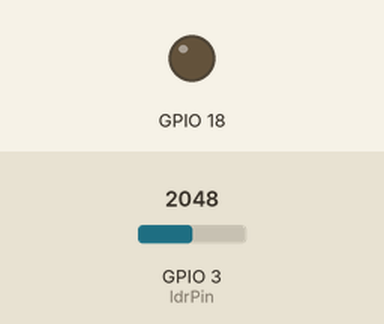
Recording of a program running on a simulated ESP32-C3. On the bench: output pins drawn as LEDs (lit = HIGH). Inputs (shaded band) come from the test bench; at power-on: GPIO 3 (ldrPin) = 2048. WiFi joins after 1.5 s; servers stay silent unless stated; no MQTT or app messages arrive unless stated; what the program prints to the serial monitor is not drawn.

Above: at 2.7 s.
2.8 s: GPIO 3 (ldrPin) set to 1259
4.3 s: GPIO 3 (ldrPin) set to 1155
At 5.1 s:
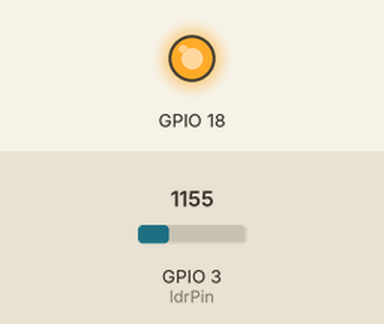
8.8 s: GPIO 3 (ldrPin) set to 2882
10.3 s: GPIO 3 (ldrPin) set to 2971
At 10.8 s:
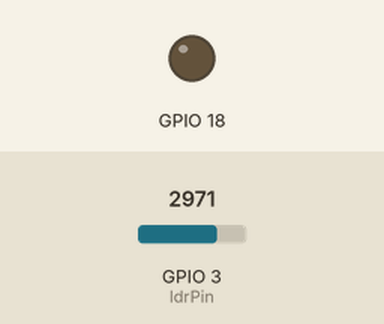
Timing chart, 0 to 12.8 s (numbered marks = the images above; inputs shaded):
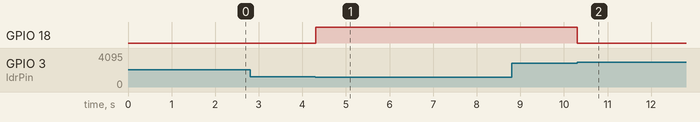

Measured:
- the behaviour switches between 1229 and 1228 on GPIO 3 (ldrPin) (found by bisection; images 0 and 1)
- the behaviour switches between 2907 and 2908 on GPIO 3 (ldrPin) (found by bisection; images 1 and 2)
- after the input at 2.8 s, every drawn part: stays the same
- after the input at 4.3 s, GPIO 18: LOW → HIGH at once
- after the input at 8.8 s, every drawn part: stays the same
- after the input at 10.3 s, GPIO 18: HIGH → LOW at once

The program:

main.cpp
```cpp
#include <Arduino.h>
#include <WiFi.h>
#include <PubSubClient.h>

#define ldrPin 3

const String ssid = "AliMaher";
const String password = "nore1939";
const char *brokerAddress = "mqtt.myselfgram.com";
bool isAutoMode = true;

WiFiClient espClient;
PubSubClient client(espClient);

// declare functions
int getLDRValue();

void setupInternetConnection()
{
  WiFi.begin(ssid, password);
  while (WiFi.status() != WL_CONNECTED)
  {
    delay(500);
    Serial.print(".");
  }
  Serial.println("Connected to WiFi!");
  Serial.println("IP address : " + WiFi.localIP().toString());
}

void setupMQTTConnection()
{
  static unsigned long previousTime = 0;

  unsigned long currentTime = millis();
  if (currentTime - previousTime > 1000)
  {
    previousTime = currentTime;
    Serial.println("Connecting to MQTT Broker...");
    if (client.connect("ESP32ClientAliMatin1"))
    {
      Serial.println("Connected to MQTT Broker!");
      client.subscribe("esp32/microProject/AliMatin/gate");       // topic
      client.subscribe("esp32/microProject/AliMatin/automation"); // topic
      return;
    }
    else
    {
      Serial.println("Connection to MQTT Broker failed...");
      Serial.println(client.state());
      Serial.println("Retrying in 1 second...");
    }
  }
}

void publishMessage(String topic, String message)
{
  char topicCharArray[60];
  char messageCharArray[120];
  topic.toCharArray(topicCharArray, 60);
  message.toCharArray(messageCharArray, 120);
  client.publish(topicCharArray, messageCharArray);
}

void callback(char *topic, byte *payload, unsigned int length)
{
  Serial.print("Message arrived in topic: ");
  Serial.println(topic);
  Serial.print("Message:");
  payload[length] = 0;
  String messageStr = String((char *)payload);

  if (String(topic).equals("esp32/microProject/AliMatin/gate"))
  {
    Serial.println(messageStr);
    if (!isAutoMode)
    {

      if (messageStr.equals("open"))
      {
        digitalWrite(18, HIGH);
        // publishMessage("esp32/microProject/AliMatin/gate", "Gate is opening...");
      }
      else if (messageStr.equals("close"))
      {
        digitalWrite(18, LOW);
        // publishMessage("esp32/microProject/AliMatin/gate", "Gate is closing...");
      }
      // else
      // {
      //   Serial.println("Unknown message!");
      //   // publishMessage("esp32/microProject/AliMatin/gate", "Unknown message!");
      // }
    }
  }

  if (String(topic).equals("esp32/microProject/AliMatin/automation"))
  {
    if (messageStr.equals("auto"))
    {
      isAutoMode = true;
      Serial.println("auto");
    }
    else if (messageStr.equals("manual"))
    {
      Serial.println("manual");
      isAutoMode = false;
    }
  }
}

void setup()
{
  pinMode(18, OUTPUT);
  Serial.begin(115200);
  setupInternetConnection();
  client.setServer(brokerAddress, 2329);
  client.setCallback(callback);
}

static unsigned long previousTime = 0;
// unsigned long currentTime = millis();

void loop()
{
  unsigned long currentTime = millis();
  int lightPercentages = getLDRValue();
  // Serial.println(lightPercentages);
  if (currentTime - previousTime > 1000)
  {
    previousTime = currentTime;
    publishMessage("esp32/microProject/AliMatin/ldr", String(lightPercentages));
  }
  if (!client.connected())
  {
    setupMQTTConnection();
  }
  else
  {
    client.loop();
  }

  if (isAutoMode)
  {
    if (lightPercentages < 30)
    {
      digitalWrite(18, HIGH);
    }
    else if (lightPercentages > 70)
    {
      digitalWrite(18, LOW);
    }
  }
}

int getLDRValue()
{
  int ldrValue = analogRead(ldrPin);
  return ldrValue * 100 / 4095.0;
}
```
